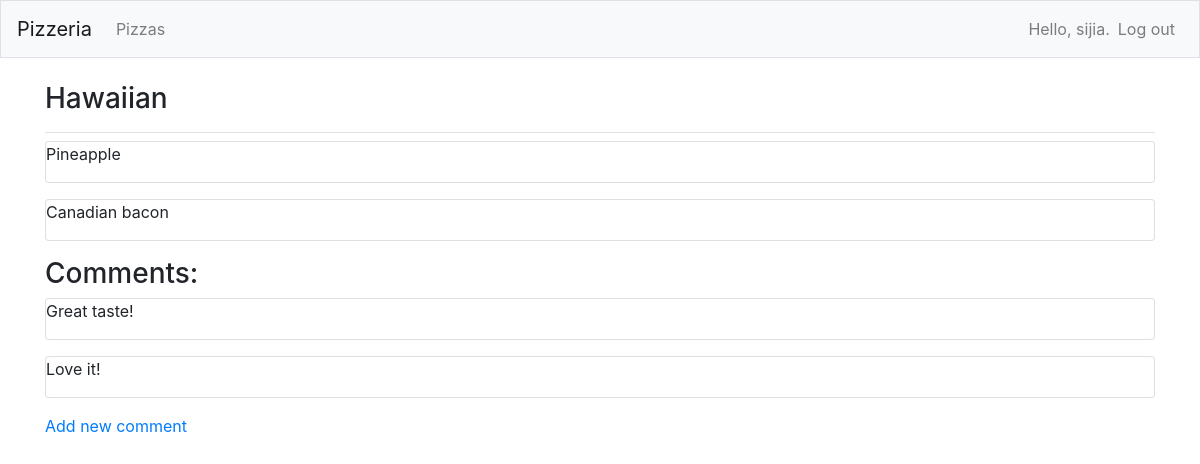
The app's page /pizzas/1/ (signed in), older data.
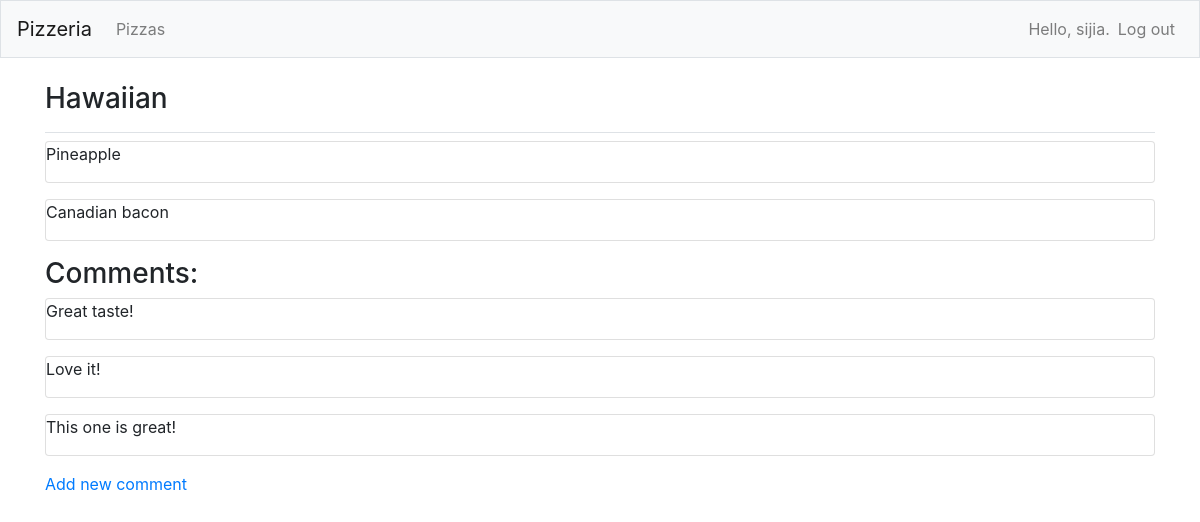
The same page, newer data.
### pizzas/models.py (models this page shows, shortened)
class Topping(models.Model):
    pizza = models.ForeignKey(Pizza, on_delete=models.CASCADE)
    name = models.TextField()
    class Mate:
        verbose_name_plural = 'toppings'

class Comment(models.Model):
    pizza = models.ForeignKey(Pizza, on_delete=models.CASCADE)
    text = models.TextField()
    class Mate:
        verbose_name_plural = 'comments'

### pizzas/views.py (the view)
# urls.py: path('pizzas/<int:pizza_id>/', views.pizza, name='pizza'),
@login_required
def pizza(request,pizza_id):
    pizza = Pizza.objects.get(id=pizza_id)
    if pizza.owner != request.user:
        raise Http404
    toppings = pizza.topping_set.all()
    comments = pizza.comment_set.all()
    context = {'pizza':pizza, 'toppings':toppings, 'comments':comments}
    return render(request, 'pizzas/pizza.html', context)

### pizzas/models.py (called while the page is built)
    def __str__(self):
        return self.name

### pizzas/templates/pizzas/pizza.html
{% extends "pizzas/base.html" %}
{% block page_header %}
    <h3>{{ pizza }}</h3>
{% endblock page_header %}
{% block content %}
    {% for topping in toppings %}
    <div class="card mb-3">
        {{ topping.name|linebreaks }}
    </div>
    {% empty %}
    There are no toppings for this pizza yet.
    {% endfor %}
    <h3>Comments:</h3>
    {% for comment in comments %}
    <div class="card mb-3">
        {{ comment.text|linebreaks }}
    </div>
    {% empty %}
    There are no comments for this pizza yet.
    {% endfor %}
    <p>
        <a href="{% url 'pizzas:new_comment' pizza.id %}">Add new comment</a>
    </p>
{% endblock content %}

Row changes from the older to the newer data that the page shows:
added Comment: text "This one is great!"
